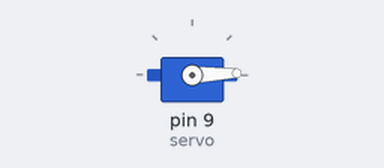
Bench run of a sketch on a simulated Arduino Uno, built with avr-gcc and run on an emulated ATmega328P. On the bench: servo.

Above: at 0.05 s.
At 2.0 s:
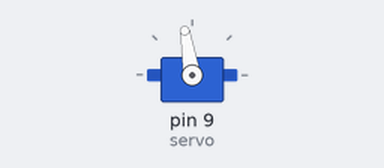
At 4.0 s:
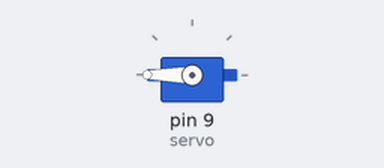
At 7.95 s:
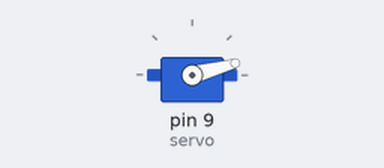
Timing chart, 0 to 10.7 s (numbered marks = the images above):
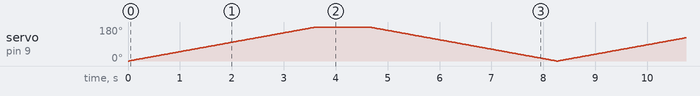

The sketch:

servo.ino
```cpp
#include <Servo.h>
Servo servo;

void setup() {
  servo.attach(9);
}

void loop() {
  for (int i = 0; i <= 180; i++) {
    servo.write(i);
    delay(20);
  }

  delay(1000);

  for (int i = 180; i >= 0; i--) {
    servo.write(i);
    delay(20);
  }
}
```
